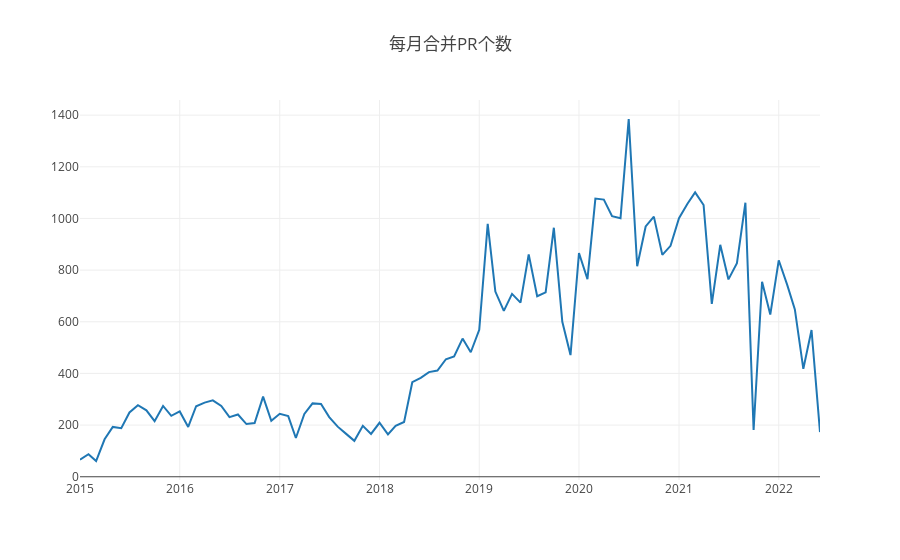

Here is the notebook cell this chart was saved with:
### Code cell
var startYear = 2015,
  endYear = 2022;
var years = [];
var repo_id = 507775;
var query = openDigger.driver.clickhouse.query;
for (var y = startYear; y <= endYear; y++) years.push(y);
console.log("2.3.2 - - - - - - - - - ");
Promise.all(
  years.map((year) => {
    return query(`
    select pull_merged_at
    from github_log.events
    where toYear(pull_merged_at)=${year} and repo_id=${repo_id} and pull_merged = 1
    `);
  })
).then((data) => {
  const tmp = {};
  for (let i = 0; i < data.length; i++) {
    for (let j = 0; j < data[i].length; j++) {
      if (data[i][j].pull_merged_at.slice(0, 4) !== "1970") {
        if (tmp.hasOwnProperty(data[i][j].pull_merged_at.slice(0, 7))) {
          tmp[data[i][j].pull_merged_at.slice(0, 7)] += 1;
        } else {
          tmp[data[i][j].pull_merged_at.slice(0, 7)] = 1;
        }
      }
    }
  }
  const ordered = Object.fromEntries(Object.entries(tmp).sort());
  let timeArray = [];
  let countArray = [];
  for (const key in ordered) {
    timeArray.push(key);
    countArray.push(ordered[key]);
  }
  // for (let i = 0; i < timeArray.length; i++) {
  //   console.log("年月: " + timeArray[i]);
  //   console.log("当月合并PR个数: " + countArray[i]);
  // }
  var data = [
    {
      x: timeArray,
      y: countArray,
      type: "scatter",
    },
  ];
  openDigger.render.plotly(data, { title: "每月合并PR个数" });
});

### Figure 1 — Plotly figure (JSON) as saved in the notebook; plotly's stock layout.template omitted (floating-point values rounded to 4 significant figures)
{"data": [{"type": "scatter", "x": ["2015-01", "2015-02", "2015-03", "2015-04", "2015-05", "2015-06", "2015-07", "2015-08", "2015-09", "2015-10", "2015-11", "2015-12", "2016-01", "2016-02", "2016-03", "2016-04", "2016-05", "2016-06", "2016-07", "2016-08", "2016-09", "2016-10", "2016-11", "2016-12", "2017-01", "2017-02", "2017-03", "2017-04", "2017-05", "2017-06", "2017-07", "2017-08", "2017-09", "2017-10", "2017-11", "2017-12", "2018-01", "2018-02", "2018-03", "2018-04", "2018-05", "2018-06", "2018-07", "2018-08", "2018-09", "2018-10", "2018-11", "2018-12", "2019-01", "2019-02", "2019-03", "2019-04", "2019-05", "2019-06", "2019-07", "2019-08", "2019-09", "2019-10", "2019-11", "2019-12", "2020-01", "2020-02", "2020-03", "2020-04", "2020-05", "2020-06", "2020-07", "2020-08", "2020-09", "2020-10", "2020-11", "2020-12", "2021-01", "2021-02", "2021-03", "2021-04", "2021-05", "2021-06", "2021-07", "2021-08", "2021-09", "2021-10", "2021-11", "2021-12", "2022-01", "2022-02", "2022-03", "2022-04", "2022-05", "2022-06"], "y": [66, 87, 61, 145, 193, 188, 249, 277, 257, 215, 274, 236, 253, 193, 273, 287, 296, 274, 231, 241, 204, 208, 310, 217, 244, 235, 150, 243, 284, 282, 231, 194, 166, 139, 197, 166, 209, 164, 197, 212, 366, 383, 405, 411, 455, 466, 535, 482, 569, 979, 717, 642, 708, 674, 861, 699, 714, 964, 600, 471, 866, 765, 1077, 1073, 1009, 1001, 1385, 815, 969, 1007, 859, 894, 1001, 1057, 1101, 1052, 669, 898, 764, 827, 1061, 181, 755, 628, 838, 743, 648, 418, 568, 173]}], "layout": {"autosize": true, "title": {"text": "每月合并PR个数"}, "xaxis": {"autorange": true, "range": ["2015-01-01", "2022-06-01"], "type": "date"}, "yaxis": {"autorange": true, "range": [-12.56, 1459.0], "type": "linear"}}}
